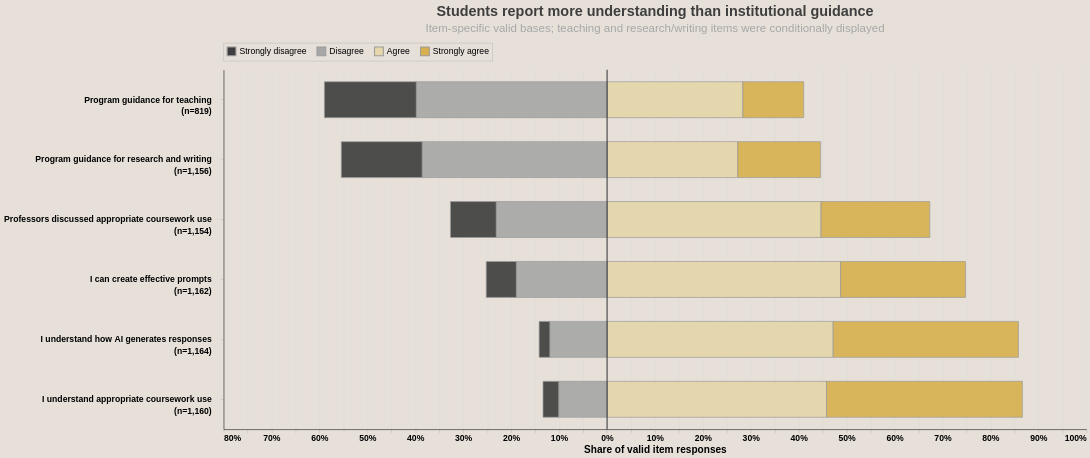

Notebook cell for this chart:
### Code cell
LIKERT_COLORS_REVISED = [CU_BLACK, CU_DARK_GRAY, "#E6D6A9", CU_GOLD]

attitude_distribution = (
    attitude_long.groupby(["code", "Item", "Response"], observed=True)
    .size()
    .rename("Respondents")
    .reset_index()
)

LIKERT_STACK_ORDER = {
    "Disagree": 0,          
    "Strongly disagree": 1, 
    "Agree": 2,             
    "Strongly agree": 3,    
}

attitude_distribution["ItemBase"] = attitude_distribution.groupby("code")[
    "Respondents"
].transform("sum")
attitude_distribution["Percent"] = (
    100 * attitude_distribution["Respondents"] / attitude_distribution["ItemBase"]
)
attitude_distribution["SignedPercent"] = np.where(
    attitude_distribution["Response"].isin(["Strongly disagree", "Disagree"]),
    -attitude_distribution["Percent"],
    attitude_distribution["Percent"],
)
attitude_distribution["StackOrder"] = attitude_distribution["Response"].map(LIKERT_STACK_ORDER)


attitude_topbox = (
    attitude_long.assign(
        Agree=lambda frame: frame["Response"].isin(["Agree", "Strongly agree"])
    )
    .groupby(["code", "Item"], observed=True)["Agree"]
    .agg(["mean", "size"])
    .reset_index()
    .rename(columns={"mean": "TopBox", "size": "ItemBase"})
)
attitude_topbox["ItemLabel"] = attitude_topbox.apply(
    lambda row: f"{row['Item']}|(n={row['ItemBase']:,})",
    axis=1,
)
attitude_item_labels = attitude_topbox.set_index("code")["ItemLabel"].to_dict()
attitude_distribution["ItemLabel"] = attitude_distribution["code"].map(
    attitude_item_labels
)
attitude_order = (
    attitude_topbox.sort_values("TopBox")["code"]
    .map(attitude_item_labels)
    .tolist()
)

likert_bars_bordered = (
    alt.Chart(attitude_distribution)
    .mark_bar(stroke="#9C9C9C", strokeWidth=1, fillOpacity=.9, size=50)
    .encode(
        y=alt.Y(
            "ItemLabel:N",
            sort=attitude_order,
            title=None,
            axis=alt.Axis(
                labelExpr="split(datum.label, '|')",

                labelLineHeight=16,
                labelLimit=500,
                labelPadding=12,
            ),
),
        x=alt.X(
            "SignedPercent:Q",
            stack="zero",
            title="Share of valid item responses",
            axis=alt.Axis(labelExpr="abs(datum.value) + '%'"),
            scale=alt.Scale(domain=[-65, 100]),
        ),
        color=alt.Color(
            "Response:N",
            sort=LIKERT_ORDER,
            scale=alt.Scale(
                domain=LIKERT_ORDER,
                range=LIKERT_COLORS_REVISED,
            ),
            legend=alt.Legend(title=None),
        ),
        order=alt.Order("StackOrder:Q"),
        tooltip=[
            "Item:N",
            "Response:N",
            "Respondents:Q",
            "ItemBase:Q",
            alt.Tooltip("Percent:Q", format=".1f", title="Percent"),
        ],
    )
)

attitude_zero = (
    alt.Chart(pd.DataFrame({"x": [0]}))
    .mark_rule(color=CU_BLACK, strokeWidth=1.5)
    .encode(x="x:Q")
)

attitude_chart_bordered = style_chart(
    (likert_bars_bordered + attitude_zero).properties(
        width=1200,
        height=500,
        title=alt.Title(
            "Students report more understanding than institutional guidance",
            subtitle="Item-specific valid bases; teaching and research/writing items were conditionally displayed",
        ),
    )
)



attitude_chart_bordered

### Figure 1 — Vega-Lite specification as saved in the notebook (floating-point values rounded to 4 significant figures)
{"config": {"view": {"continuousWidth": 300, "continuousHeight": 300, "stroke": null}, "axis": {"domain": true, "domainColor": "#3E3E3E", "domainWidth": 1, "gridColor": "#D9D9D9", "gridOpacity": 0.5, "labelFont": "Arial", "labelFontSize": 12, "labelFontWeight": 600, "tickColor": "#A7A7A7", "tickWidth": 0.5, "ticks": true, "titleFont": "Arial", "titleFontSize": 14, "titleFontWeight": "bold"}, "axisX": {"orient": "bottom"}, "axisY": {"labelLimit": 500, "labelPadding": 10, "orient": "left"}, "background": "#E6E0D9", "legend": {"direction": "horizontal", "fillColor": "#E6E0D9", "labelFont": "Arial", "labelFontSize": 12, "offset": 12, "orient": "top", "padding": 4, "strokeColor": "#A7A7A7", "strokeWidth": 0.5, "symbolSize": 150, "title": null}, "title": {"align": "center", "anchor": "middle", "color": "#3E3E3E", "font": "Arial", "fontSize": 20, "fontWeight": "bolder", "frame": "group", "offset": 12, "subtitleColor": "#A7A7A7", "subtitleFont": "Arial", "subtitleFontSize": 16, "subtitlePadding": 6}}, "layer": [{"data": {"name": "data-0239d14645734316e0879becd326ad29"}, "mark": {"type": "bar", "fillOpacity": 0.9, "size": 50, "stroke": "#9C9C9C", "strokeWidth": 1}, "encoding": {"color": {"field": "Response", "legend": {"title": null}, "scale": {"domain": ["Strongly disagree", "Disagree", "Agree", "Strongly agree"], "range": ["#3E3E3E", "#A7A7A7", "#E6D6A9", "#D8B04D"]}, "sort": ["Strongly disagree", "Disagree", "Agree", "Strongly agree"], "type": "nominal"}, "order": {"field": "StackOrder", "type": "quantitative"}, "tooltip": [{"field": "Item", "type": "nominal"}, {"field": "Response", "type": "nominal"}, {"field": "Respondents", "type": "quantitative"}, {"field": "ItemBase", "type": "quantitative"}, {"field": "Percent", "format": ".1f", "title": "Percent", "type": "quantitative"}], "x": {"axis": {"labelExpr": "abs(datum.value) + '%'"}, "field": "SignedPercent", "scale": {"domain": [-65, 100]}, "stack": "zero", "title": "Share of valid item responses", "type": "quantitative"}, "y": {"axis": {"labelExpr": "split(datum.label, '|')", "labelLimit": 500, "labelLineHeight": 16, "labelPadding": 12}, "field": "ItemLabel", "sort": ["Program guidance for teaching|(n=819)", "Program guidance for research and writing|(n=1,156)", "Professors discussed appropriate coursework use|(n=1,154)", "I can create effective prompts|(n=1,162)", "I understand how AI generates responses|(n=1,164)", "I understand appropriate coursework use|(n=1,160)"], "title": null, "type": "nominal"}}}, {"data": {"name": "data-d285a7403ed98ae579761d64a864032b"}, "mark": {"type": "rule", "color": "#3E3E3E", "strokeWidth": 1.5}, "encoding": {"x": {"field": "x", "type": "quantitative"}}}], "height": 500, "title": {"text": "Students report more understanding than institutional guidance", "subtitle": "Item-specific valid bases; teaching and research/writing items were conditionally displayed"}, "width": 1200, "$schema": "https://vega.github.io/schema/vega-lite/v6.4.1.json", "datasets": {"data-0239d14645734316e0879becd326ad29": [{"code": "GS1303_GSGAIAUC", "Item": "I understand appropriate coursework use", "Response": "Agree", "Respondents": 531, "ItemBase": 1160, "Percent": 45.78, "SignedPercent": 45.78, "StackOrder": 2, "ItemLabel": "I understand appropriate coursework use|(n=1,160)"}, {"code": "GS1303_GSGAIAUC", "Item": "I understand appropriate coursework use", "Response": "Disagree", "Respondents": 117, "ItemBase": 1160, "Percent": 10.09, "SignedPercent": -10.09, "StackOrder": 0, "ItemLabel": "I understand appropriate coursework use|(n=1,160)"}, {"code": "GS1303_GSGAIAUC", "Item": "I understand appropriate coursework use", "Response": "Strongly agree", "Respondents": 474, "ItemBase": 1160, "Percent": 40.86, "SignedPercent": 40.86, "StackOrder": 3, "ItemLabel": "I understand appropriate coursework use|(n=1,160)"}, {"code": "GS1303_GSGAIAUC", "Item": "I understand appropriate coursework use", "Response": "Strongly disagree", "Respondents": 38, "ItemBase": 1160, "Percent": 3.276, "SignedPercent": -3.276, "StackOrder": 1, "ItemLabel": "I understand appropriate coursework use|(n=1,160)"}, {"code": "GS1303_GSGAIEPDR", "Item": "I can create effective prompts", "Response": "Agree", "Respondents": 566, "ItemBase": 1162, "Percent": 48.71, "SignedPercent": 48.71, "StackOrder": 2, "ItemLabel": "I can create effective prompts|(n=1,162)"}, {"code": "GS1303_GSGAIEPDR", "Item": "I can create effective prompts", "Response": "Disagree", "Respondents": 220, "ItemBase": 1162, "Percent": 18.93, "SignedPercent": -18.93, "StackOrder": 0, "ItemLabel": "I can create effective prompts|(n=1,162)"}, {"code": "GS1303_GSGAIEPDR", "Item": "I can create effective prompts", "Response": "Strongly agree", "Respondents": 303, "ItemBase": 1162, "Percent": 26.08, "SignedPercent": 26.08, "StackOrder": 3, "ItemLabel": "I can create effective prompts|(n=1,162)"}, {"code": "GS1303_GSGAIEPDR", "Item": "I can create effective prompts", "Response": "Strongly disagree", "Respondents": 73, "ItemBase": 1162, "Percent": 6.282, "SignedPercent": -6.282, "StackOrder": 1, "ItemLabel": "I can create effective prompts|(n=1,162)"}, {"code": "GS1303_GSGAIGPT", "Item": "Program guidance for teaching", "Response": "Agree", "Respondents": 232, "ItemBase": 819, "Percent": 28.33, "SignedPercent": 28.33, "StackOrder": 2, "ItemLabel": "Program guidance for teaching|(n=819)"}, {"code": "GS1303_GSGAIGPT", "Item": "Program guidance for teaching", "Response": "Disagree", "Respondents": 326, "ItemBase": 819, "Percent": 39.8, "SignedPercent": -39.8, "StackOrder": 0, "ItemLabel": "Program guidance for teaching|(n=819)"}, {"code": "GS1303_GSGAIGPT", "Item": "Program guidance for teaching", "Response": "Strongly agree", "Respondents": 104, "ItemBase": 819, "Percent": 12.7, "SignedPercent": 12.7, "StackOrder": 3, "ItemLabel": "Program guidance for teaching|(n=819)"}, {"code": "GS1303_GSGAIGPT", "Item": "Program guidance for teaching", "Response": "Strongly disagree", "Respondents": 157, "ItemBase": 819, "Percent": 19.17, "SignedPercent": -19.17, "StackOrder": 1, "ItemLabel": "Program guidance for teaching|(n=819)"}, {"code": "GS1303_GSGAIGR", "Item": "I understand how AI generates responses", "Response": "Agree", "Respondents": 549, "ItemBase": 1164, "Percent": 47.16, "SignedPercent": 47.16, "StackOrder": 2, "ItemLabel": "I understand how AI generates responses|(n=1,164)"}, {"code": "GS1303_GSGAIGR", "Item": "I understand how AI generates responses", "Response": "Disagree", "Respondents": 139, "ItemBase": 1164, "Percent": 11.94, "SignedPercent": -11.94, "StackOrder": 0, "ItemLabel": "I understand how AI generates responses|(n=1,164)"}, {"code": "GS1303_GSGAIGR", "Item": "I understand how AI generates responses", "Response": "Strongly agree", "Respondents": 450, "ItemBase": 1164, "Percent": 38.66, "SignedPercent": 38.66, "StackOrder": 3, "ItemLabel": "I understand how AI generates responses|(n=1,164)"}, {"code": "GS1303_GSGAIGR", "Item": "I understand how AI generates responses", "Response": "Strongly disagree", "Respondents": 26, "ItemBase": 1164, "Percent": 2.234, "SignedPercent": -2.234, "StackOrder": 1, "ItemLabel": "I understand how AI generates responses|(n=1,164)"}, {"code": "GS1303_GSGAIGURW", "Item": "Program guidance for research and writing", "Response": "Agree", "Respondents": 315, "ItemBase": 1156, "Percent": 27.25, "SignedPercent": 27.25, "StackOrder": 2, "ItemLabel": "Program guidance for research and writing|(n=1,156)"}, {"code": "GS1303_GSGAIGURW", "Item": "Program guidance for research and writing", "Response": "Disagree", "Respondents": 446, "ItemBase": 1156, "Percent": 38.58, "SignedPercent": -38.58, "StackOrder": 0, "ItemLabel": "Program guidance for research and writing|(n=1,156)"}, {"code": "GS1303_GSGAIGURW", "Item": "Program guidance for research and writing", "Response": "Strongly agree", "Respondents": 200, "ItemBase": 1156, "Percent": 17.3, "SignedPercent": 17.3, "StackOrder": 3, "ItemLabel": "Program guidance for research and writing|(n=1,156)"}, {"code": "GS1303_GSGAIGURW", "Item": "Program guidance for research and writing", "Response": "Strongly disagree", "Respondents": 195, "ItemBase": 1156, "Percent": 16.87, "SignedPercent": -16.87, "StackOrder": 1, "ItemLabel": "Program guidance for research and writing|(n=1,156)"}, {"code": "GS1303_GSGAIPDC", "Item": "Professors discussed appropriate coursework use", "Response": "Agree", "Respondents": 515, "ItemBase": 1154, "Percent": 44.63, "SignedPercent": 44.63, "StackOrder": 2, "ItemLabel": "Professors discussed appropriate coursework use|(n=1,154)"}, {"code": "GS1303_GSGAIPDC", "Item": "Professors discussed appropriate coursework use", "Response": "Disagree", "Respondents": 267, "ItemBase": 1154, "Percent": 23.14, "SignedPercent": -23.14, "StackOrder": 0, "ItemLabel": "Professors discussed appropriate coursework use|(n=1,154)"}, {"code": "GS1303_GSGAIPDC", "Item": "Professors discussed appropriate coursework use", "Response": "Strongly agree", "Respondents": 262, "ItemBase": 1154, "Percent": 22.7, "SignedPercent": 22.7, "StackOrder": 3, "ItemLabel": "Professors discussed appropriate coursework use|(n=1,154)"}, {"code": "GS1303_GSGAIPDC", "Item": "Professors discussed appropriate coursework use", "Response": "Strongly disagree", "Respondents": 110, "ItemBase": 1154, "Percent": 9.532, "SignedPercent": -9.532, "StackOrder": 1, "ItemLabel": "Professors discussed appropriate coursework use|(n=1,154)"}], "data-d285a7403ed98ae579761d64a864032b": [{"x": 0}]}}
